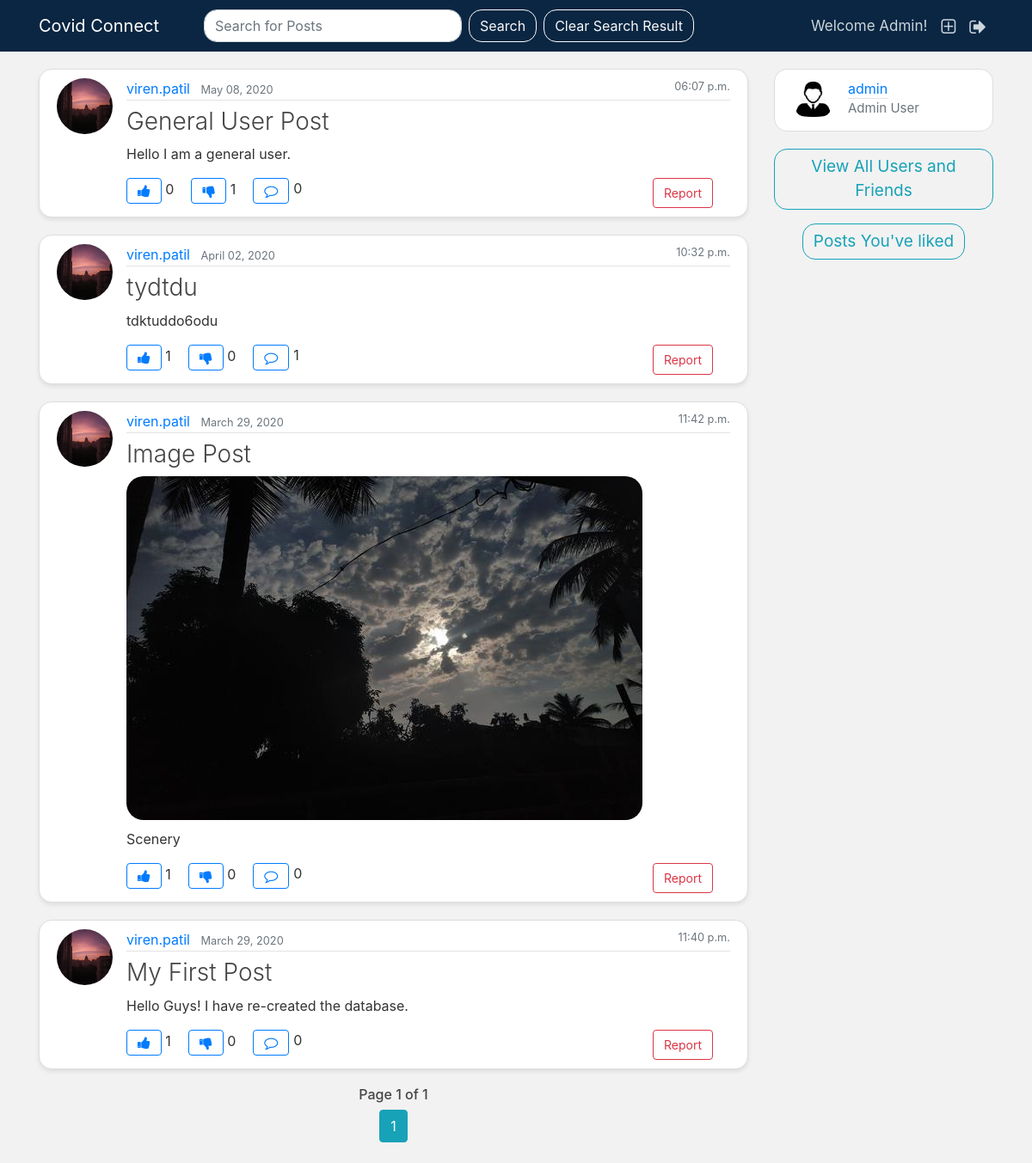
The app's page /blog/home/volunteer/ (signed in) with its own data.
### blog/models.py (models this page shows, shortened)
class Post(models.Model):
    title = models.CharField(max_length=100)
    image = models.ImageField(default='default.jpg', upload_to='post_pics')
    content = models.TextField()
    date_posted = models.DateTimeField(default=timezone.now)
    author = models.ForeignKey(User, on_delete = models.CASCADE)
    likes = models.ManyToManyField(User, related_name='likes', blank = True)
    dislikes = models.ManyToManyField(User, related_name='dislikes', blank = True)
    report = models.ManyToManyField(User, related_name='report', blank = True)
    def total_likes(self):
        return self.likes.count()
    def total_dislikes(self):
        return self.dislikes.count()

### users/models.py (models this page shows, shortened)
class Profile(models.Model):
    user = models.OneToOneField(User, on_delete=models.CASCADE)
    image = models.ImageField(default='default.jpg', upload_to='profile_pics')
    bio = models.TextField(default='Your Bio here....', max_length=100, blank=True)
    THEME_CHOICES = (
        ('Dark', 'Dark'),
        ('Light', 'Light')
    )
    theme = models.CharField(max_length=10, choices=THEME_CHOICES, blank=True)
    PROFILE_CHOICES = (
        ('Public', 'Public'),
        ('Private', 'Private')
    )
    profile_type = models.CharField(max_length=10, choices=PROFILE_CHOICES, blank=True)
    GENDER_CHOICES = (
        ('M', 'Male'),
        ('F', 'Female'),
    )
    gender = models.CharField(max_length=1, choices=GENDER_CHOICES, blank=True)

### blog/views.py (the view)
# urls.py: path('home/volunteer/', PostListViewVolunteer.as_view(), name='home-volunteer'),
class PostListViewVolunteer(ListView):
    model = Post
    template_name = 'blog/home_volunteer.html'   #<app>/<model>_<viewtype>.html
    context_object_name = 'posts'
    ordering = ['-date_posted']
    def get(self, request):
        posts = Post.objects.all().order_by('-date_posted')
        if 'search' in request.GET:
            search_term =  request.GET['search']
            posts = posts.filter(Q(title__icontains = search_term) |
                                 Q(content__icontains = search_term))
        paginator = Paginator(posts, 5) # Show 5 posts per page.
        page_number = request.GET.get('page')
        page_obj = paginator.get_page(page_number)
        friend, created = Friend.objects.get_or_create(current_user=request.user)
        friends = friend.users.all()
        search_term = ''
        return render(request, self.template_name, { 'page_obj': page_obj, 'friends': friends})

### blog/templates/blog/home_volunteer.html (shortened to what this page needs)
{% extends "blog/base.html" %}
{% block content %}
{% for post in page_obj %}
<article class="media content-section box-shadow" style="border-radius: 15px;">
  <a href="{% url 'user-posts' post.author.username %}"><img class="rounded-circle article-img"
      src="{{ post.author.profile.image.url }}" /></a>
  <div class="media-body">
    <div class="article-metadata">
        {% if post.author in friends %}
          <a class="mr-2" style="text-decoration: none;" data-toggle="tooltip" data-placement="bottom" title="See this user's blogs"
          href="{% url 'user-posts' post.author.username %}">{{ post.author }}</a>
        {% elif post.author == user %}
          <a class="mr-2" style="text-decoration: none;" data-toggle="tooltip" data-placement="bottom" title="See this user's blogs"
          href="{% url 'user-posts' post.author.username %}">{{ post.author }}</a>
        {% else %}
          <a class="mr-2" style="text-decoration: none;" href="{% url 'not-friend' %}">{{ post.author }}</a>
        {% endif %}
      <small class="text-muted">{{ post.date_posted|date:"F d, Y" }}</small>
      <small style="float: right;" class="text-muted">{{ post.date_posted|date:"h:i a" }}</small>
      </div>
      <h2>
      <a class="article-title font-weight-light" data-toggle="tooltip" data-placement="bottom"title="See this post in another window." href="{% url 'post-detail' post.id %}">
        {{ post.title }}
      </a>
      </h2>
      {% if  post.image.url == '/media/default.jpg' %}
        <p class="article-content">{{ post.content }}</p>
      {% else %}
        <a href="{% url 'post-detail' post.id %}"><img style="border-radius: 20px;" src ="{{post.image.url}}" alt ='post pic'></a>
        <p style="margin-top: 10px;" class="article-content">{{ post.content }}</p>
      {% endif %}
      <form action="{% url 'report_post' %}" method="post" style="padding-right: 20px;">
        <button type="submit" name="post_id" value="{{ post.id }}"
          class="btn btn-outline-danger button-dark"
          data-toggle="tooltip" data-placement="bottom" title="Report this post for fake content."
           style="font-size: 14px; float: right;">Report</button>
      </form>
    <div class="row" style="margin-left: 0px;">
    <form action="{% url 'like_post' %}" method="post" style="padding-right: 20px;">
      <button type="submit" name="post_id" value="{{ post.id }}"
        class="btn btn-outline-primary button-dark fa fa-thumbs-up"></button>
      {{ post.total_likes }}
    </form>
    <form action="{% url 'dislike_post' %}" method="post" style="padding-right: 20px;">
      <button type="submit" name="post_id" value="{{ post.id }}"
        class="btn btn-outline-primary button-dark fa fa-thumbs-down"></button>
      {{ post.total_dislikes }}
    </form>
    <a href="{% url 'post-detail' pk=post.pk %}" style="padding-right: 5px;"><button class="btn btn-outline-primary button-dark fa fa-comment-o" ></button></a>{{ post.comments.count }}
    </div>
  </div>
</article>
{% endfor %}
<center>
  <h6>Page {{ page_obj.number }} of {{ page_obj.paginator.num_pages }}</h6>
  {% for num in page_obj.paginator.page_range %}
    {% if page_obj.number == num %}
      <a class="btn btn-info mb-4" href="?page={{ num }}">{{ num }}</a>
    {% elif num > page_obj.number|add:'-3' and num < page_obj.number|add:'3' %}
      <a class="btn btn-outline-info mb-4" href="?page={{ num }}">{{ num }}</a>
    {% endif %}
  {% endfor %}
</center>
{% endblock content %}

### blog/templates/blog/base.html (shortened to what this page needs)
{% load static%}
<!DOCTYPE html>
<html>
<head>
    <link rel="stylesheet" href="http://code.jquery.com/ui/1.8.18/themes/base/jquery-ui.css" type="text/css" media="all"/>
    <link rel="stylesheet" href="https://stackpath.bootstrapcdn.com/bootstrap/4.4.1/css/bootstrap.min.css">
    {% if user.profile.theme == 'Dark' %}
    <link rel="stylesheet" type="text/css" href="{% static 'blog/dark.css' %}">
    {% else %}
    <link rel="stylesheet" type="text/css" href="{% static 'blog/light.css' %}">
    {% endif %}
    <link rel="stylesheet" href="https://cdnjs.cloudflare.com/ajax/libs/font-awesome/4.7.0/css/font-awesome.min.css">
</head>
<body class="dark-body light-body">
    <header class="site-header">
        <nav class="navbar navbar-expand-md navbar-dark bg-steel fixed-top">
          <div class="container">
              <a class="navbar-brand mr-1 logo-dark" href="{% url 'home-genuser' %}">Covid Connect</a>
            <div class="collapse navbar-collapse" id="navbarToggle">
              <div class="navbar-nav mr-auto">
                  <form class="form-inline my-2 my-lg-0 ml-5">
                    <input style="border-radius: 15px; width: 300px" class="form-control mr-sm-2 search-dark" type="search" placeholder="Search for Posts" aria-label="Search" name = 'search'>
                    <button style="border-radius: 15px;" class="btn btn-outline-light my-2 my-sm-0 button-dark" type="submit">Search</button>
                  </form>
                  <a href="{% url 'home-genuser' %}">
                    <button  style="border-radius: 15px;" class="btn btn-outline-light button-dark ml-2">Clear Search Result</button>
                  </a>
              </div>
              <div class="navbar-nav">
                <a class="nav-item nav-link" style="font-size: 17px; margin-top: 2px;">Welcome {{ user.first_name }}!</a>
                <a class="nav-item nav-link fa fa-plus-square-o fa-lg dark-a mt-2" data-toggle="tooltip" data-placement="bottom" title="Create new post." href="{% url 'post-create' %}"></a>
                <a class="nav-item nav-link fa fa-sign-out fa-lg dark-a mt-2" data-toggle="tooltip" data-placement="bottom" title="Logout" href="{% url 'logout' %}"></a>
              </div>
            </div>
          </div>
        </nav>
    </header>
    <main role="main" class="container">
      <div class="row">
      <div class="col-md-9">
          {% block content %}{% endblock %}
      </div>
      <div class="col-md-3">
          <div class="content-section" style="border-radius: 15px;">
            <a href="{% url 'profile' %}"><img class="rounded-circle article-img" style="float: left; width: 49px; height: 49px;" src="{{ user.profile.image.url }}"></a>
            <a class="article-metadata" style="text-decoration: none;" href="{% url 'profile' %}">{{ user.username }}</a>
            {% if user.first_name != '' %}
              <p class="text-secondary mb-1" style="font-size: 15px;">{{ user.first_name }} {{ user.last_name }}</p>
            {% else %}
              <p class="text-secondary mb-1" style="font-size: 15px;">New User</p>
            {% endif %}
          </div>
          <center>
          <a href="{% url 'users-view' %}">
            <button  style='font-size: 19px; border-radius: 15px;' class='btn btn-outline-info button-dark mb-3'>View All Users and Friends</button>
          </a>
          <a href="{% url 'liked-posts' %}">
            <button  style='font-size: 19px; border-radius: 15px;' class='btn btn-outline-info button-dark'>Posts You've liked</button>
          </a>
        </center>
      </div>
      </div>
    </main>
  </body>
</html>

### blog/static/blog/light.css (style rules this page uses)
body { background: #f2f2f2; color: #333333; margin-top: 5rem; }
h1, h2, h3, h4, h5, h6 { color: #444444; }
.bg-steel { background-color: #0a2642; }
.site-header .navbar-nav .nav-link { color: #cbd5db; }
.content-section { background: #ffffff; padding: 10px 20px; border: 1px solid #dddddd; border-radius: 3px; margin-bottom: 20px; }
.article-title { font-size: 28px; color: #444444; }
.article-content { white-space: pre-line; }
.article-img { height: 65px; width: 65px; margin-right: 16px; }
.article-metadata { padding-bottom: 1px; margin-bottom: 4px; border-bottom: 1px solid #e3e3e3 }
.box-shadow { box-shadow: 0 3px 5px 0 rgba(0, 0, 0, 0.08); transition: box-shadow 0.1s ease-in-out; }

### records on screen
Post: author.profile.image (picture), author "viren.patil", date_posted "May 08, 2020", date_posted "06:07 p.m.", title "General User Post", content "Hello I am a general user.", total_likes "0", total_dislikes "1", comments.count "0"
Post: author.profile.image (picture), author "viren.patil", date_posted "April 02, 2020", date_posted "10:32 p.m.", title "tydtdu", content "tdktuddo6odu", total_likes "1", total_dislikes "0", comments.count "1"
Post: author.profile.image (picture), author "viren.patil", date_posted "March 29, 2020", date_posted "11:42 p.m.", title "Image Post", image (picture), content "Scenery", total_likes "1", total_dislikes "0", comments.count "0"
Post: author.profile.image (picture), author "viren.patil", date_posted "March 29, 2020", date_posted "11:40 p.m.", title "My First Post", content "Hello Guys! I have re-created the database.", total_likes "1", total_dislikes "0", comments.count "0"

### other values on screen
{{ user.first_name }} "Admin"
{{ page_obj.number }} "1"
{{ page_obj.paginator.num_pages }} "1"
{{ num }} "1"
{{ user.username }} "admin"
{{ user.last_name }} "User"
